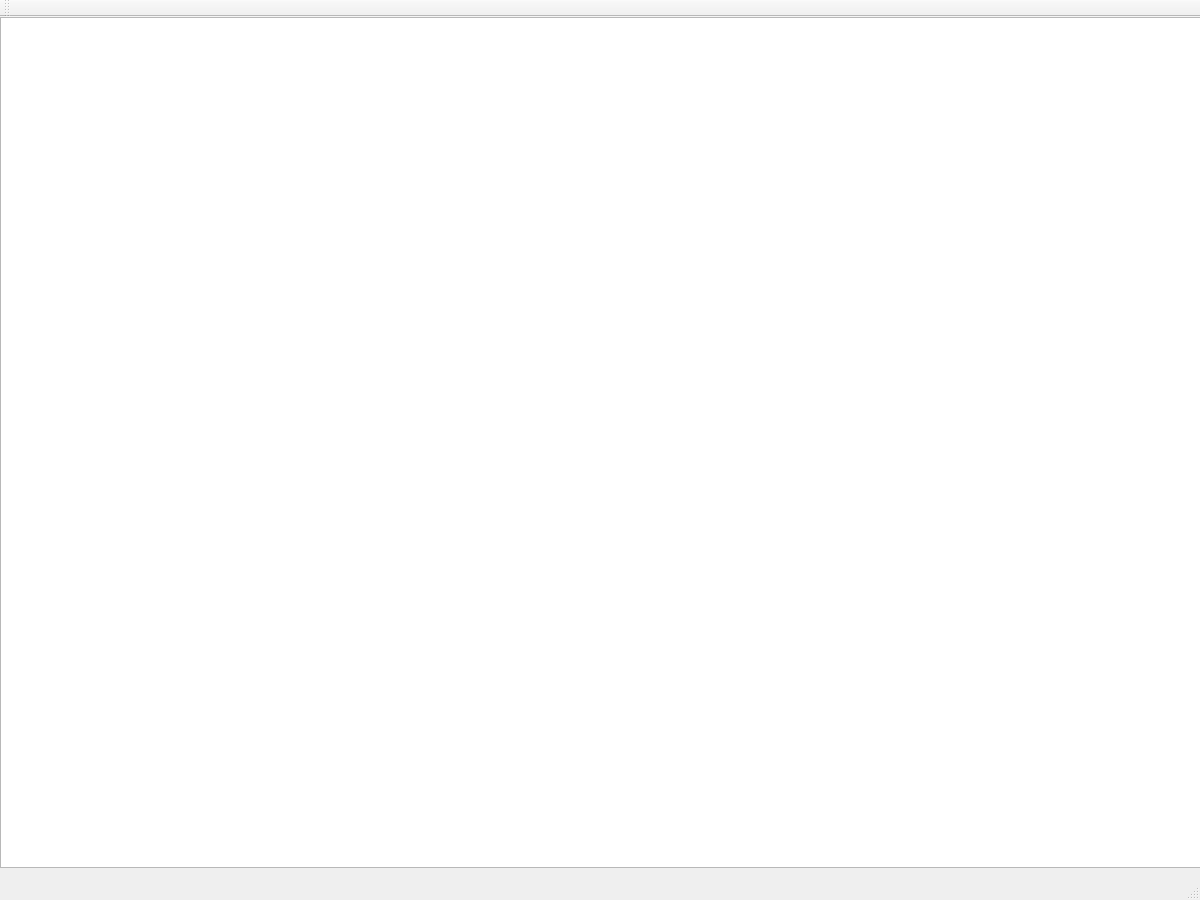
<?xml version="1.0" encoding="UTF-8"?>
<ui version="4.0">
 <class>MainWindow</class>
 <widget class="QMainWindow" name="MainWindow">
  <property name="geometry">
   <rect>
    <x>0</x>
    <y>0</y>
    <width>1200</width>
    <height>900</height>
   </rect>
  </property>
  <property name="focusPolicy">
   <enum>Qt::StrongFocus</enum>
  </property>
  <property name="windowTitle">
   <string>MainWindow</string>
  </property>
  <widget class="QWidget" name="centralWidget">
   <widget class="QGraphicsView" name="graphicsView">
    <property name="geometry">
     <rect>
      <x>0</x>
      <y>0</y>
      <width>1201</width>
      <height>851</height>
     </rect>
    </property>
    <property name="focusPolicy">
     <enum>Qt::NoFocus</enum>
    </property>
   </widget>
  </widget>
  <widget class="QMenuBar" name="menuBar">
   <property name="geometry">
    <rect>
     <x>0</x>
     <y>0</y>
     <width>1200</width>
     <height>24</height>
    </rect>
   </property>
  </widget>
  <widget class="QToolBar" name="mainToolBar">
   <attribute name="toolBarArea">
    <enum>TopToolBarArea</enum>
   </attribute>
   <attribute name="toolBarBreak">
    <bool>false</bool>
   </attribute>
  </widget>
  <widget class="QStatusBar" name="statusBar"/>
 </widget>
 <layoutdefault spacing="6" margin="11"/>
 <resources/>
 <connections/>
</ui>
